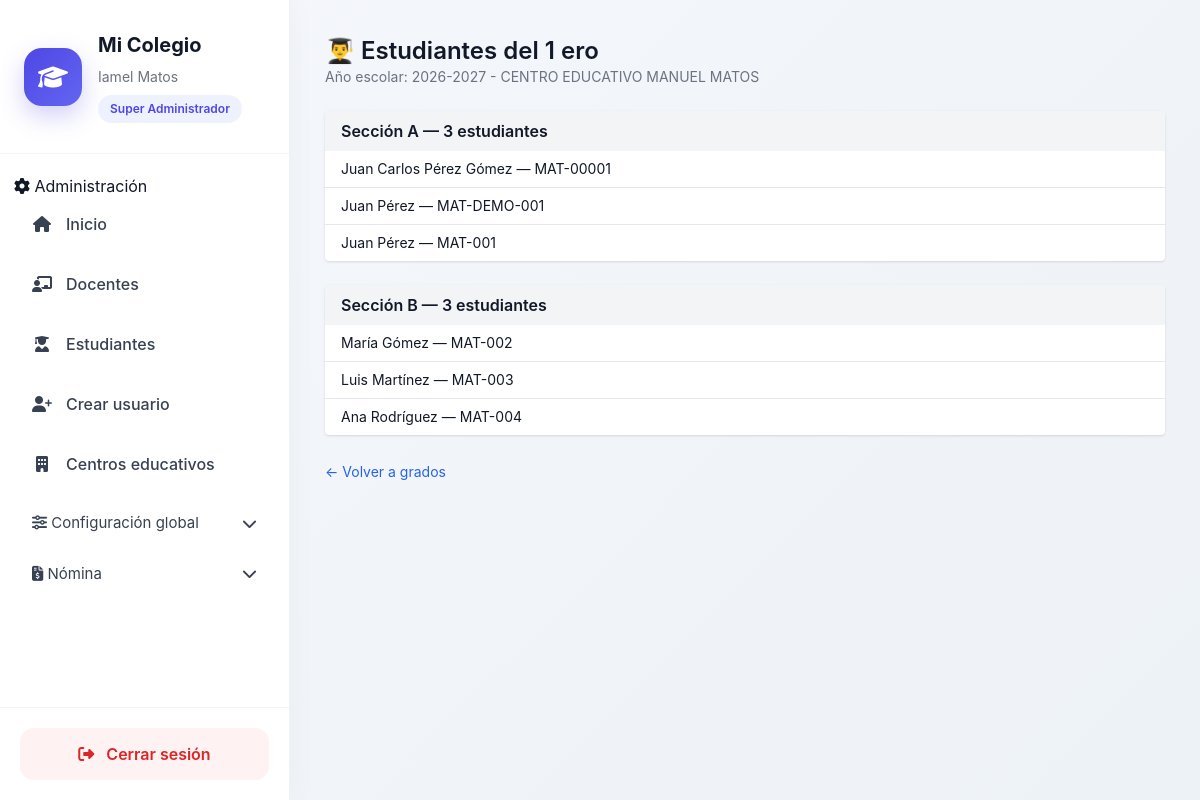
The app's page /academico/grados/9/estudiantes/ (signed in) with its own data.
### usuarios/models.py (models this page shows, shortened)
class Usuario(AbstractBaseUser, PermissionsMixin):
    ROLES = (
        ('superadmin', 'Super Administrador'),
        ('admin', 'Administrador'),
        ('secretaria', 'Secretaria'),
        ('docente', 'Docente'),
        ('estudiante', 'Estudiante'),
        ('director', 'Director'),
    )
    username = models.CharField(max_length=100, unique=True)
    email = models.EmailField(unique=True)
    first_name = models.CharField("Nombres", max_length=150)
    last_name = models.CharField("Apellidos", max_length=150)
    rol = models.CharField(
        max_length=20,
        choices=ROLES,
    )
    is_active = models.BooleanField(default=True)
    is_staff = models.BooleanField(default=False)
    fecha_creacion = models.DateTimeField(auto_now_add=True)
    objects = UsuarioManager()
    USERNAME_FIELD = "username"
    REQUIRED_FIELDS = ["email", "first_name", "last_name"]
    def get_full_name(self):
        return f"{self.first_name} {self.last_name}".strip()

### academico/models.py (models this page shows, shortened)
class Grado(models.Model):
    nivel = models.ForeignKey(Nivel, on_delete=models.CASCADE)
    nombre = models.CharField(max_length=50)

class Seccion(models.Model):
    grado = models.ForeignKey(Grado, on_delete=models.CASCADE)
    nombre = models.CharField(max_length=5)

### core/models.py (models this page shows, shortened)
class AnioEscolar(models.Model):
    centro = models.ForeignKey(
        CentroEducativo,
        on_delete=models.CASCADE
    )
    nombre = models.CharField(max_length=9)  # 2024-2025
    fecha_inicio = models.DateField()
    fecha_fin = models.DateField()
    activo = models.BooleanField(default=False)
    class Meta:
        unique_together = ('centro', 'nombre')
    def __str__(self):
        return f"{self.nombre} - {self.centro.nombre}"

class CentroEducativo(models.Model):
    nombre = models.CharField(max_length=255)
    codigo_minerd = models.CharField(max_length=50, unique=True)
    direccion = models.TextField(blank=True)
    telefono = models.CharField(max_length=20, blank=True)
    email = models.EmailField(blank=True)
    activo = models.BooleanField(default=True)
    fecha_creacion = models.DateTimeField(auto_now_add=True)

### estudiantes/models.py (models this page shows, shortened)
class Estudiante(models.Model):
    usuario = models.OneToOneField(
        'usuarios.Usuario',
        on_delete=models.CASCADE
    )
    centro = models.ForeignKey(
        'core.CentroEducativo',
        on_delete=models.CASCADE
    )
    matricula = models.CharField(max_length=50, unique=True)
    primer_nombre = models.CharField(max_length=100)
    segundo_nombre = models.CharField(max_length=100, blank=True, null=True)
    primer_apellido = models.CharField(max_length=100)
    segundo_apellido = models.CharField(max_length=100, blank=True, null=True)
    sexo = models.CharField(max_length=1, choices=[('M', 'Masculino'), ('F', 'Femenino')])
    fecha_nacimiento = models.DateField()
    lugar_nacimiento = models.CharField(max_length=150)
    nacionalidad = models.CharField(max_length=100)
    direccion = models.TextField()
    telefono = models.CharField(max_length=20, blank=True, null=True)
    nombre_tutor = models.CharField(max_length=200)
    cedula_tutor = models.CharField(max_length=13)
    telefono_tutor = models.CharField(max_length=20)
    parentesco_tutor = models.CharField(max_length=50)
    estado = models.CharField(
        max_length=20,
        choices=[('activo', 'Activo'), ('retirado', 'Retirado'), ('egresado', 'Egresado')],
        default='activo'
    )
    created_at = models.DateTimeField(auto_now_add=True)
    updated_at = models.DateTimeField(auto_now=True)
    def nombre_completo(self):
        return f"{self.primer_nombre} {self.segundo_nombre or ''} {self.primer_apellido} {self.segundo_apellido or ''}".strip()

### academico/views.py (the view)
@login_required
def grado_estudiantes(request, grado_id):
    centro = get_centro_activo(request)
    grado = get_object_or_404(
        Grado,
        id=grado_id,
        nivel__centro=centro
    )
    anio_escolar = AnioEscolar.objects.filter(
        centro=centro,
        activo=True
    ).first()
    inscripciones = Inscripcion.objects.filter(
        grado=grado,
        anio_escolar=anio_escolar,
        centro=centro
    ).select_related(
        'estudiante',
        'seccion'
    ).order_by(
        'seccion__nombre',
        'estudiante__primer_apellido',
        'estudiante__primer_nombre'
    )
    secciones = defaultdict(list)
    for ins in inscripciones:
        secciones[ins.seccion].append(ins.estudiante)
    return render(request, 'academico/grado_estudiantes.html', {
        'grado': grado,
        'anio_escolar': anio_escolar,
        'secciones': dict(secciones)
    })

### academico/views.py (called while the page is built, shortened)
def get_centro_activo(request):
    user = request.user
    if not user.is_authenticated:
        return None
    if user.rol == 'superadmin':
        centro_id = request.session.get('centro_id')
        if not centro_id:
            return None
        return CentroEducativo.objects.filter(id=centro_id).first()

### core/context_processors.py (called while the page is built)
def configuracion_centro(request):
    centro_id = request.session.get('centro_id')
    configuracion = None
    if centro_id:
        try:
            configuracion = ConfiguracionCentro.objects.get(
                centro_id=centro_id
            )
        except ConfiguracionCentro.DoesNotExist:
            pass
    return {
        'configuracion': configuracion
    }

### academico/templates/academico/grado_estudiantes.html
{% extends "home.html" %}
{% block content %}
<div class="max-w-5xl mx-auto">
    <div class="mb-6">
        <h2 class="text-2xl font-semibold">
            👨‍🎓 Estudiantes del {{ grado.nombre }}
        </h2>
        <p class="text-sm text-gray-500">
            Año escolar: {{ anio_escolar }}
        </p>
    </div>
    {% if secciones %}
        {% for seccion, estudiantes in secciones.items %}
        <div class="mb-6 bg-white shadow rounded">
            <div class="bg-gray-100 px-4 py-2 font-semibold">
                Sección {{ seccion.nombre }} — {{ estudiantes|length }} estudiantes
            </div>
            <ul class="divide-y text-sm">
                {% for est in estudiantes %}
                <li class="px-4 py-2">
                    {{ est.nombre_completo }} — {{ est.matricula }}
                </li>
                {% endfor %}
            </ul>
        </div>
        {% endfor %}
    {% else %}
        <div class="bg-yellow-50 border border-yellow-300 p-4 rounded">
            ⚠️ No hay estudiantes inscritos en este grado para el año escolar activo.
        </div>
    {% endif %}
    <div class="mt-6">
        <a href="{% url 'grado_list' %}"
           class="text-blue-600 hover:underline text-sm">
            ← Volver a grados
        </a>
    </div>
</div>
{% endblock %}

### core/templates/home.html (shortened to what this page needs)
<!DOCTYPE html>
<html lang="es">
  {% load static %}
  <head>
    <script src="https://cdn.tailwindcss.com"></script>
    <link rel="stylesheet" href="https://cdnjs.cloudflare.com/ajax/libs/font-awesome/6.5.0/css/all.min.css" />
    <link rel="stylesheet" href="{% static 'css/dashboard.css' %}" />
  </head>
  <body class="dashboard-body">
    <div class="dashboard-layout">
      <aside class="sidebar">
        <div class="sidebar-header">
          <div class="sidebar-logo">
            <i class="fas fa-graduation-cap"></i>
          </div>
          <div>
            <h1 class="sidebar-title">Mi Colegio</h1>
            <p class="sidebar-user">{{ request.user.get_full_name }}</p>
            <span class="sidebar-role">{{ request.user.get_rol_display }}</span>
          </div>
        </div>
        <nav class="sidebar-nav">
          {% if request.user.is_authenticated %}
            {% if request.user.rol == 'admin' or request.user.rol == 'superadmin' or request.user.is_superuser %}
              <div class="sidebar-section">
                <span>
                  <i class="fas fa-cog"></i>
                  Administración
                </span>
              </div>
              <a href="{% url 'core:home' %}" class="sidebar-link">
                <i class="fas fa-home"></i>
                <span>Inicio</span>
              </a>
              <a href="{% url 'docente_list' %}" class="sidebar-link">
                <i class="fas fa-chalkboard-teacher"></i>
                <span>Docentes</span>
              </a>
              <a href="{% url 'estudiante_list' %}" class="sidebar-link">
                <i class="fas fa-user-graduate"></i>
                <span>Estudiantes</span>
              </a>
              <a href="{% url 'usuarios:crear_miembro' %}" class="sidebar-link">
                <i class="fas fa-user-plus"></i>
                <span>Crear usuario</span>
              </a>
              <a href="{% url 'core:centro_list' %}" class="sidebar-link">
                <i class="fas fa-building"></i>
                <span>Centros educativos</span>
              </a>
              <button type="button" onclick="toggleMenu('menu-configuracion')" class="menu-toggle">
                <div>
                  <i class="fas fa-sliders"></i>
                  <span>Configuración global</span>
                </div>
                <i class="fas fa-chevron-down"></i>
              </button>
            {% endif %}
{% if configuracion and configuracion.modulo_nomina %}
<button type="button"
        onclick="toggleMenu('menu-nomina')"
        class="menu-toggle">
    <div>
        <i class="fas fa-file-invoice-dollar"></i>
        <span>Nómina</span>
    </div>
    <i class="fas fa-chevron-down"></i>
</button>
{% endif %}
          {% endif %}
        </nav>
        <div class="sidebar-footer">
          <a href="{% url 'usuarios:logout' %}" class="logout-btn">
            <i class="fas fa-sign-out-alt"></i>
            <span>Cerrar sesión</span>
          </a>
        </div>
      </aside>
      <main class="main-content">
        {% block content %}
        {% endblock %}
      </main>
    </div>
  </body>
</html>

### static/css/dashboard.css (style rules this page uses)
body.dashboard-body { margin: 0; background: linear-gradient( 135deg, #f5f7fb, #edf2f7 ); font-family: "Inter", sans-serif; color: #111827; }
.dashboard-layout { display: flex; min-height: 100vh; }
.sidebar { width: 290px; background: #ffffff; border-right: 1px solid #edf2f7; display: flex; flex-direction: column; justify-content: space-between; box-shadow: 0 0 30px rgba(0,0,0,.04); }
.sidebar-header { padding: 30px 24px; border-bottom: 1px solid #f1f5f9; display: flex; gap: 16px; align-items: center; }
.sidebar-logo { width: 58px; height: 58px; border-radius: 18px; background: linear-gradient( 135deg, #4f46e5, #6366f1 ); display: flex; align-items: center; justify-content: center; color: white; font-size: 24px; box-shadow: 0 10px 25px rgba(79,70,229,.25); }
.sidebar-title { font-size: 20px; font-weight: 700; margin: 0; }
.sidebar-user { margin-top: 6px; font-size: 14px; color: #6b7280; }
.sidebar-role { display: inline-block; margin-top: 8px; background: #eef2ff; color: #4f46e5; padding: 5px 12px; border-radius: 999px; font-size: 12px; font-weight: 600; }
.sidebar-nav { padding: 20px 14px; flex: 1; overflow-y: auto; }
.sidebar-link { display: flex; align-items: center; gap: 14px; padding: 14px 18px; border-radius: 14px; text-decoration: none; color: #374151; margin-bottom: 8px; transition: all .25s ease; font-weight: 500; }
.sidebar-link i { width: 20px; text-align: center; }
.menu-toggle { width: 100%; border: none; background: transparent; display: flex; justify-content: space-between; align-items: center; padding: 14px 18px; border-radius: 14px; cursor: pointer; color: #374151; font-size: 15px; transition: all .25s ease; }
.sidebar-footer { padding: 20px; border-top: 1px solid #f1f5f9; }
.logout-btn { display: flex; align-items: center; justify-content: center; gap: 12px; background: #fef2f2; color: #dc2626; text-decoration: none; padding: 14px; border-radius: 14px; font-weight: 600; transition: all .25s ease; }
.main-content { flex: 1; padding: 35px; overflow-y: auto; }

### records on screen
Usuario: user.get_full_name "Iamel Matos", user.rol "Super Administrador"
Grado: nombre "1 ero"
AnioEscolar: nombre+centro "2026-2027 - CENTRO EDUCATIVO MANUEL MATOS"
Seccion: nombre "A", estudiantes "3"
Estudiante: nombre_completo "Juan Carlos Pérez Gómez", matricula "MAT-00001"
Estudiante: nombre_completo "Juan Pérez", matricula "MAT-DEMO-001"
Estudiante: nombre_completo "Juan Pérez", matricula "MAT-001"
Seccion: nombre "B", estudiantes "3"
Estudiante: nombre_completo "María Gómez", matricula "MAT-002"
Estudiante: nombre_completo "Luis Martínez", matricula "MAT-003"
Estudiante: nombre_completo "Ana Rodríguez", matricula "MAT-004"
